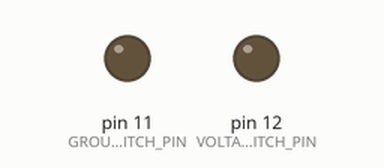
The sketch below on a simulated Arduino Nano, built with avr-gcc and run on an emulated ATmega328P. On the bench: output pins drawn as LEDs (lit = HIGH). Random numbers use the default seed unless the sketch sets one; pins used as bus, display or sensor lines are not drawn.

Above: at 0.1 s.
At 36.1 s:
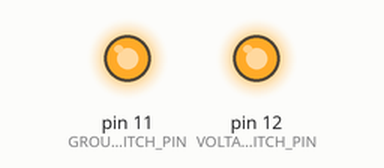
Timing chart, 0 to 39.5 s (numbered marks = the images above):
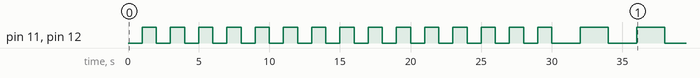

The sketch:

FanControl.ino
```cpp
// (licence header left out)
#include <LowPower.h>
#include <avr/power.h>
#include <stdint.h>

#define RANDOM_PIN            A6
#define GROUND_MASTER_PIN     10
#define GROUND_SWITCH_PIN     11
#define VOLTAGE_SWITCH_PIN    12

#define RELAY_ON              LOW
#define RELAY_OFF             HIGH

void setup() {
   power_all_disable();

   pinMode(GROUND_MASTER_PIN, OUTPUT);
   pinMode(GROUND_SWITCH_PIN, OUTPUT);
   pinMode(VOLTAGE_SWITCH_PIN, OUTPUT);
   digitalWrite(GROUND_MASTER_PIN, RELAY_OFF);

   randomSeed(analogRead(RANDOM_PIN));
}

static inline
void delayLowPowerSeconds(unsigned int secs) {
   while (secs > 8) {
      LowPower.powerDown(SLEEP_8S, ADC_OFF, BOD_OFF);
      secs -= 8;
   }
   while (secs--) {
      LowPower.powerDown(SLEEP_1S, ADC_OFF, BOD_OFF);
   }
}

static inline
void activateFan(uint8_t fan, unsigned int secs) {
   digitalWrite(GROUND_SWITCH_PIN, fan);
   digitalWrite(VOLTAGE_SWITCH_PIN, fan);
   digitalWrite(GROUND_MASTER_PIN, RELAY_ON);

   delayLowPowerSeconds(secs);

   digitalWrite(GROUND_MASTER_PIN, RELAY_OFF);
   digitalWrite(GROUND_SWITCH_PIN, RELAY_OFF);
   digitalWrite(VOLTAGE_SWITCH_PIN, RELAY_OFF);
}

void loop() {
   int r, f, d;

   for (d = 1; d <= 4; ++d)
      for (r = 0; r < 15; ++r)
         for (f = 0; f <= 1; ++f)
            activateFan(f, d);

   for (d = 5; d <= 10; ++d)
      for (r = 0; r < 5; ++r)
         for (f = 0; f <= 1; ++f)
            activateFan(f, d);

   for (r = 0; r < 5; ++r)
      for (f = 0; f <= 1; ++f)
         activateFan(f, 1 + random(10));
}
```

Measured:
- by itself, pin 11 (GROUND_SWITCH_PIN), pin 12 (VOLTAGE_SWITCH_PIN): goes 14 × (HIGH 1.0 s, LOW 1.0 s), HIGH 1.0 s, LOW 2.0 s, HIGH 2.0 s, LOW 2.0 s, HIGH 2.0 s, then LOW
